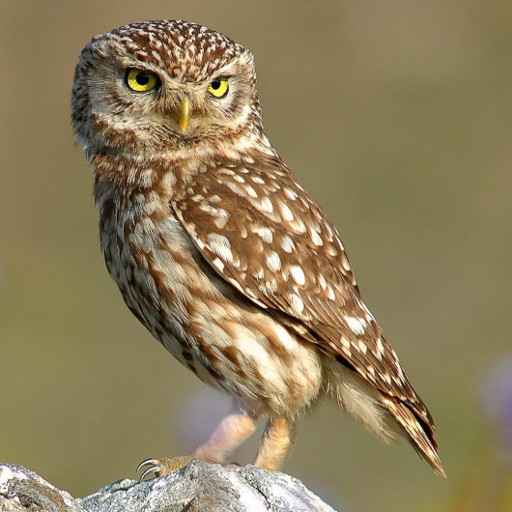
#> input picture Session 5/image processing/owl.jpeg, 512 x 512 px
$ jupyter execute 'Image processing.ipynb'
#> lines starting #> are read from the running program, lines starting #| are printed output that depends on the picture
## Image processing.
library image processing.

[cell 1]
import cv2
img=cv2.imread('owl.jpeg')
#> img is the input picture: shape (512, 512, 3); mean B, G, R 92, 126.5, 141.7
img

[cell 2]
img.shape
#> Out = (512, 512, 3)

[cell 3]
import matplotlib.pyplot as plt
plt.imshow(img)

## cv2 consider image as BGR

[cell 4]
img2=cv2.cvtColor(img,cv2.COLOR_BGR2RGB)
img2

[cell 5]
plt.imshow(img2)

## Split above in rgb components

[cell 6]
r ,g ,b = cv2.split(img2)
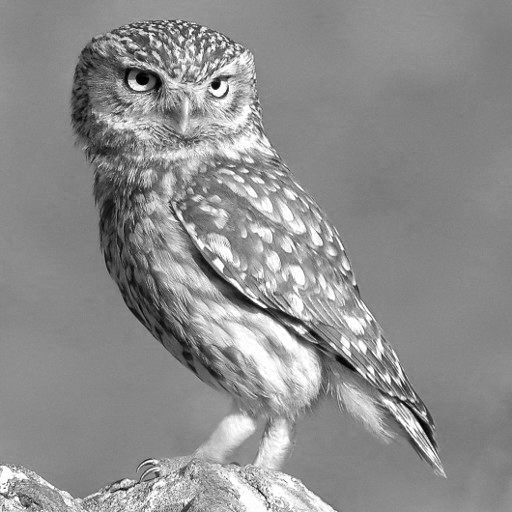
#> r: shape (512, 512); min 0, max 255, mean 141.7
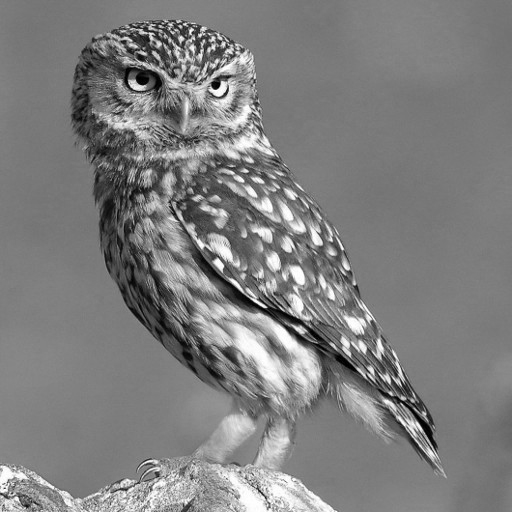
#> g: shape (512, 512); min 0, max 255, mean 126.5
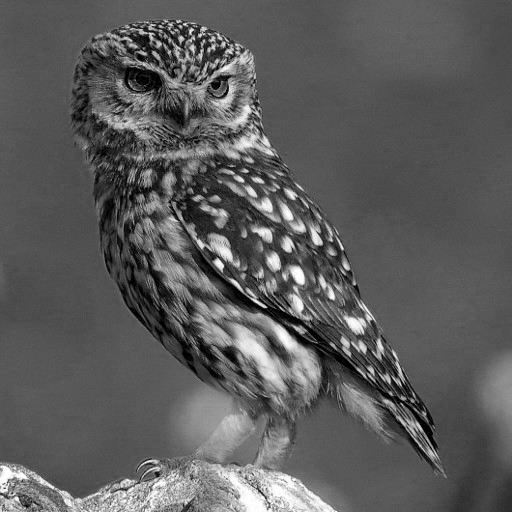
#> b: shape (512, 512); min 0, max 255, mean 92

[cell 7]
r

[cell 8]
r.shape
#> Out = (512, 512)

[cell 9]
g

[cell 10]
g.shape
#> Out = (512, 512)

[cell 11]
b

[cell 12]
b.shape
#> Out = (512, 512)

[cell 13]
plt.imshow(r,cmap='Reds')

[cell 14]
plt.imshow(g,cmap='Greens')

[cell 15]
plt.imshow(b,cmap='Blues')

## Reading image as gray scale

[cell 16]
img_gray=cv2.cvtColor(img,cv2.COLOR_BGR2GRAY)
img_gray

[cell 17]
img_gray.shape
#> Out = (512, 512)
